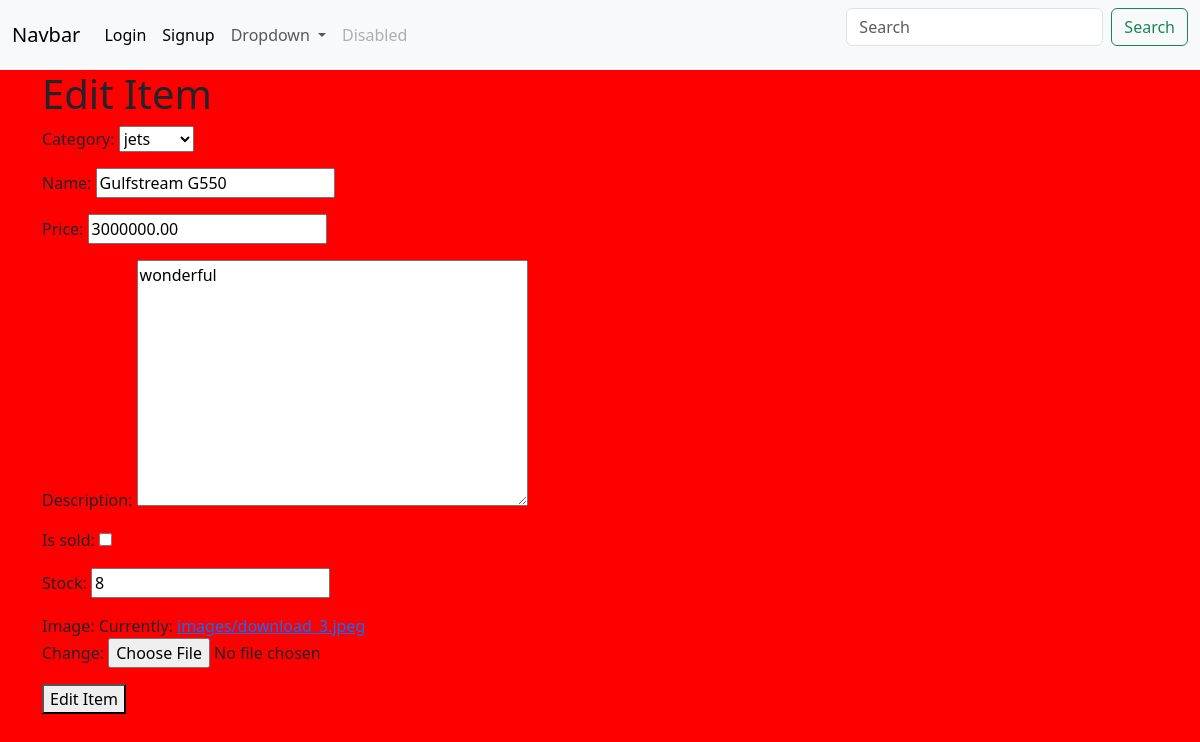
Page /edit-item/2/ (signed in) on the committed database.
### movie/models.py (models this page shows, shortened)
class Product(models.Model):
    category = models.ForeignKey(Category, related_name="products", on_delete=models.CASCADE)
    name = models.CharField(max_length=100)
    price = models.DecimalField(decimal_places=2, max_digits=10)
    description = models.TextField()
    is_sold = models.BooleanField(default=False)
    stock = models.IntegerField()
    created_by = models.ForeignKey(User, related_name="products", on_delete=models.CASCADE)
    created_at = models.DateTimeField(auto_now_add=True)
    modified_at = models.DateTimeField(auto_now=True)
    image = models.ImageField(upload_to="images")

class Category(models.Model):
    name = models.CharField(max_length=200)
    class Meta:
        verbose_name_plural = "Categories"
        ordering = ["name"]
    def __str__(self):
        return self.name

### movie/views.py (the view)
# urls.py: path("edit-item/<int:pk>/", views.edit_item, name="edit-item"),
@login_required
def edit_item(request, pk):
    product = get_object_or_404(Product, pk=pk, created_by=request.user)
    form = AddProductForm(instance=product)
    if request.method == "POST":
        form = AddProductForm(request.POST, request.FILES, instance=product)
        if form.is_valid():
            form.save()
            return redirect("movie:home")
    context = {
        "form": form,
        "product": product,
        "title": "Edit Item"
        }
    return render(request, "movie/form.html", context)

### movie/forms.py
class AddProductForm(forms.ModelForm):
    class Meta:
        model = Product
        fields = ["category", "name", "price", "description", "is_sold", "stock", "image"]

### templates/movie/form.html (shortened to what this page needs)
{% extends "movie/base.html" %}
{% block content %}
    <h1>{{ title }}</h1>
    <form action="" method="POST" enctype="multipart/form-data">
        {{ form.as_p }}
        <button type="submit">{{ title }}</button>
    </form>
{% endblock content %}

### static/css/styles.css (style rules this page uses)
body { background-color : red; }

### rows in the picture
Product: category "jets", price "3000000.00", description "wonderful", stock "8"
Category: name "Gulfstream G550"

### other values in the picture
{{ title }} "Edit Item"
